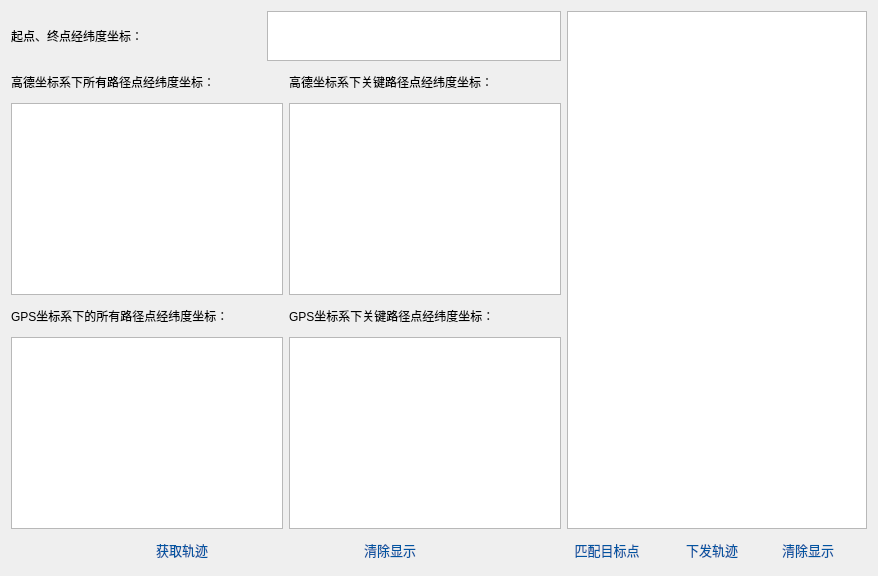
            <widget class="QWidget" name="tab_12">
             <attribute name="title">
              <string>手动规划</string>
             </attribute>
             <layout class="QHBoxLayout" name="horizontalLayout_29" stretch="3,1">
              <item>
               <layout class="QVBoxLayout" name="verticalLayout_42">
                <item>
                 <layout class="QHBoxLayout" name="horizontalLayout_16">
                  <item>
                   <widget class="QLabel" name="label_14">
                    <property name="minimumSize">
                     <size>
                      <width>250</width>
                      <height>50</height>
                     </size>
                    </property>
                    <property name="maximumSize">
                     <size>
                      <width>250</width>
                      <height>50</height>
                     </size>
                    </property>
                    <property name="text">
                     <string>起点、终点经纬度坐标：</string>
                    </property>
                   </widget>
                  </item>
                  <item>
                   <widget class="QTextEdit" name="ST_GPS_display">
                    <property name="minimumSize">
                     <size>
                      <width>0</width>
                      <height>50</height>
                     </size>
                    </property>
                    <property name="maximumSize">
                     <size>
                      <width>16777215</width>
                      <height>50</height>
                     </size>
                    </property>
                   </widget>
                  </item>
                 </layout>
                </item>
                <item>
                 <layout class="QHBoxLayout" name="horizontalLayout_25">
                  <item>
                   <layout class="QVBoxLayout" name="verticalLayout_20">
                    <item>
                     <widget class="QLabel" name="label_17">
                      <property name="minimumSize">
                       <size>
                        <width>0</width>
                        <height>30</height>
                       </size>
                      </property>
                      <property name="maximumSize">
                       <size>
                        <width>1000</width>
                        <height>30</height>
                       </size>
                      </property>
                      <property name="text">
                       <string>高德坐标系下所有路径点经纬度坐标：</string>
                      </property>
                     </widget>
                    </item>
                    <item>
                     <widget class="QTextEdit" name="Pace_Raw_text_display"/>
                    </item>
                   </layout>
                  </item>
                  <item>
                   <layout class="QVBoxLayout" name="verticalLayout_33">
                    <item>
                     <widget class="QLabel" name="label_25">
                      <property name="minimumSize">
                       <size>
                        <width>0</width>
                        <height>30</height>
                       </size>
                      </property>
                      <property name="maximumSize">
                       <size>
                        <width>1000</width>
                        <height>30</height>
                       </size>
                      </property>
                      <property name="text">
                       <string>高德坐标系下关键路径点经纬度坐标：</string>
                      </property>
                     </widget>
                    </item>
                    <item>
                     <widget class="QTextEdit" name="Key_Pace_Raw_text_display"/>
                    </item>
                   </layout>
                  </item>
                 </layout>
                </item>
                <item>
                 <layout class="QHBoxLayout" name="horizontalLayout_26">
                  <item>
                   <layout class="QVBoxLayout" name="verticalLayout_29">
                    <item>
                     <widget class="QLabel" name="label_23">
                      <property name="minimumSize">
                       <size>
                        <width>0</width>
                        <height>30</height>
                       </size>
                      </property>
                      <property name="maximumSize">
                       <size>
                        <width>100000</width>
                        <height>30</height>
                       </size>
                      </property>
                      <property name="text">
                       <string>GPS坐标系下的所有路径点经纬度坐标：</string>
                      </property>
                     </widget>
                    </item>
                    <item>
                     <widget class="QTextEdit" name="Pace_text_display">
                      <property name="minimumSize">
                       <size>
                        <width>0</width>
                        <height>0</height>
                       </size>
                      </property>
                      <property name="maximumSize">
                       <size>
                        <width>10000</width>
                        <height>16777215</height>
                       </size>
                      </property>
                     </widget>
                    </item>
                   </layout>
                  </item>
                  <item>
                   <layout class="QVBoxLayout" name="verticalLayout_41">
                    <item>
                     <widget class="QLabel" name="label_26">
                      <property name="minimumSize">
                       <size>
                        <width>0</width>
                        <height>30</height>
                       </size>
                      </property>
                      <property name="maximumSize">
                       <size>
                        <width>100000</width>
                        <height>30</height>
                       </size>
                      </property>
                      <property name="text">
                       <string>GPS坐标系下关键路径点经纬度坐标：</string>
                      </property>
                     </widget>
                    </item>
                    <item>
                     <widget class="QTextEdit" name="Key_Pace_text_display"/>
                    </item>
                   </layout>
                  </item>
                 </layout>
                </item>
                <item>
                 <layout class="QHBoxLayout" name="horizontalLayout_13">
                  <item>
                   <spacer name="horizontalSpacer_16">
                    <property name="orientation">
                     <enum>Qt::Horizontal</enum>
                    </property>
                    <property name="sizeHint" stdset="0">
                     <size>
                      <width>40</width>
                      <height>20</height>
                     </size>
                    </property>
                   </spacer>
                  </item>
                  <item>
                   <widget class="QPushButton" name="get_load_message">
                    <property name="styleSheet">
                     <string notr="true">QPushButton { 
    color: rgb(1, 84, 161) ;
    font-size:13px;
    width:60px;
	height:30px;
    border:none;
}
QPushButton:hover{
     color: rgb(1, 84, 161) ;
     font-size:14px;
}
QPushButton:pressed{
	color: rgb(255, 26, 68) ;
	background-color: rgb(170, 255, 0);
}</string>
                    </property>
                    <property name="text">
                     <string>获取轨迹</string>
                    </property>
                   </widget>
                  </item>
                  <item>
                   <spacer name="horizontalSpacer_17">
                    <property name="orientation">
                     <enum>Qt::Horizontal</enum>
                    </property>
                    <property name="sizeHint" stdset="0">
                     <size>
                      <width>40</width>
                      <height>20</height>
                     </size>
                    </property>
                   </spacer>
                  </item>
                  <item>
                   <widget class="QPushButton" name="btn_clear_path">
                    <property name="styleSheet">
                     <string notr="true">QPushButton { 
    color: rgb(1, 84, 161) ;
    font-size:13px;
    width:60px;
	height:30px;
    border:none;
}
QPushButton:hover{
     color: rgb(1, 84, 161) ;
     font-size:14px;
}
QPushButton:pressed{
	color: rgb(255, 26, 68) ;
	background-color: rgb(170, 255, 0);
}</string>
                    </property>
                    <property name="text">
                     <string>清除显示</string>
                    </property>
                   </widget>
                  </item>
                  <item>
                   <spacer name="horizontalSpacer_10">
                    <property name="orientation">
                     <enum>Qt::Horizontal</enum>
                    </property>
                    <property name="sizeHint" stdset="0">
                     <size>
                      <width>40</width>
                      <height>20</height>
                     </size>
                    </property>
                   </spacer>
                  </item>
                 </layout>
                </item>
               </layout>
              </item>
              <item>
               <layout class="QVBoxLayout" name="verticalLayout_21">
                <item>
                 <layout class="QHBoxLayout" name="horizontalLayout_19" stretch="3">
                  <item>
                   <widget class="QTextBrowser" name="Pace_rostopic_display">
                    <property name="minimumSize">
                     <size>
                      <width>300</width>
                      <height>0</height>
                     </size>
                    </property>
                    <property name="font">
                     <font>
                      <pointsize>12</pointsize>
                     </font>
                    </property>
                   </widget>
                  </item>
                 </layout>
                </item>
                <item>
                 <layout class="QHBoxLayout" name="horizontalLayout_14">
                  <item>
                   <widget class="QPushButton" name="btn_chooseGPS">
                    <property name="minimumSize">
                     <size>
                      <width>80</width>
                      <height>0</height>
                     </size>
                    </property>
                    <property name="styleSheet">
                     <string notr="true">QPushButton { 
    color: rgb(1, 84, 161) ;
    font-size:13px;
    width:60px;
	height:30px;
    border:none;
}
QPushButton:hover{
     color: rgb(1, 84, 161) ;
     font-size:14px;
}
QPushButton:pressed{
	color: rgb(255, 26, 68) ;
	background-color: rgb(170, 255, 0);
}</string>
                    </property>
                    <property name="text">
                     <string>匹配目标点</string>
                    </property>
                   </widget>
                  </item>
                  <item>
                   <spacer name="horizontalSpacer_18">
                    <property name="orientation">
                     <enum>Qt::Horizontal</enum>
                    </property>
                    <property name="sizeHint" stdset="0">
                     <size>
                      <width>40</width>
                      <height>20</height>
                     </size>
                    </property>
                   </spacer>
                  </item>
                  <item>
                   <widget class="QPushButton" name="btn_send_path">
                    <property name="styleSheet">
                     <string notr="true">QPushButton { 
    color: rgb(1, 84, 161) ;
    font-size:13px;
    width:60px;
	height:30px;
    border:none;
}
QPushButton:hover{
     color: rgb(1, 84, 161) ;
     font-size:14px;
}
QPushButton:pressed{
	color: rgb(255, 26, 68) ;
	background-color: rgb(170, 255, 0);
}</string>
                    </property>
                    <property name="text">
                     <string>下发轨迹</string>
                    </property>
                   </widget>
                  </item>
                  <item>
                   <spacer name="horizontalSpacer_19">
                    <property name="orientation">
                     <enum>Qt::Horizontal</enum>
                    </property>
                    <property name="sizeHint" stdset="0">
                     <size>
                      <width>40</width>
                      <height>20</height>
                     </size>
                    </property>
                   </spacer>
                  </item>
                  <item>
                   <widget class="QPushButton" name="btn_clear_path_ros">
                    <property name="styleSheet">
                     <string notr="true">QPushButton { 
    color: rgb(1, 84, 161) ;
    font-size:13px;
    width:60px;
	height:30px;
    border:none;
}
QPushButton:hover{
     color: rgb(1, 84, 161) ;
     font-size:14px;
}
QPushButton:pressed{
	color: rgb(255, 26, 68) ;
	background-color: rgb(170, 255, 0);
}</string>
                    </property>
                    <property name="text">
                     <string>清除显示</string>
                    </property>
                   </widget>
                  </item>
                  <item>
                   <spacer name="horizontalSpacer_11">
                    <property name="orientation">
                     <enum>Qt::Horizontal</enum>
                    </property>
                    <property name="sizeHint" stdset="0">
                     <size>
                      <width>40</width>
                      <height>20</height>
                     </size>
                    </property>
                   </spacer>
                  </item>
                 </layout>
                </item>
               </layout>
              </item>
             </layout>
            </widget>
